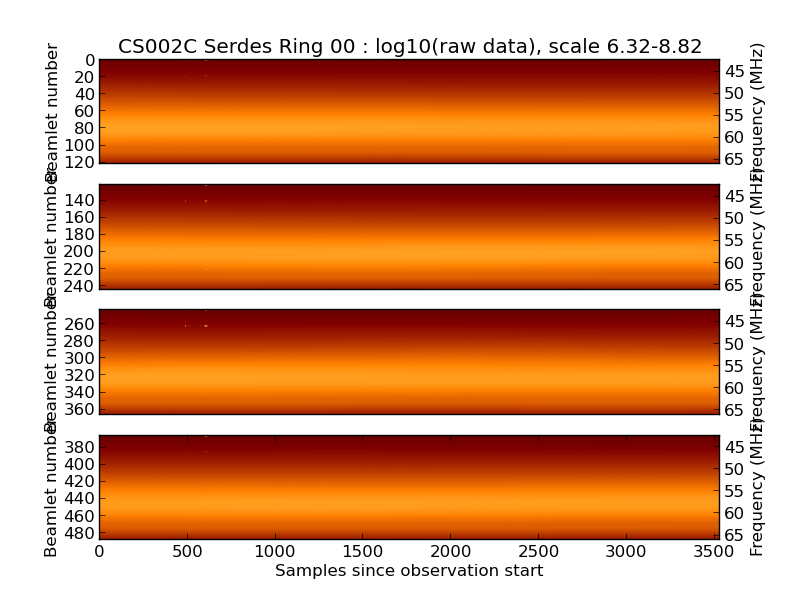
#> input picture data/beamlets_CS002C_00_04.png, 800 x 600 px
$ python main.py
#> lines starting #> are read from the running program, lines starting #| are printed output that depends on the picture; after the words box and inside, x2 and y2 are one past the last pixel; in counts of white or black regions, pixels touching at a corner belong together
### utils.py
from PIL import Image
import numpy as np
import pylab as pl
from scipy import signal


class LoData():

    def __init__(self, filepath):

        self.filepath = filepath

    def read_png(self):

        self.open_png()
        self.mask_png()
        self.find_nbeams()
        self.get_corners()
        self.extract_data()

        return


    def open_png(self):

        im = Image.open(self.filepath)
#> im is the input picture: PIL image 800x600 RGBA; mean R, G, B, A 215.1, 150.6, 111.4, 255
        im = np.array(im)
        im = im[:,:,0:3]
#> im: shape (600, 800, 3)

        self.im = im

        return


    def mask_png(self):

        ref = self.im[:,:,0]
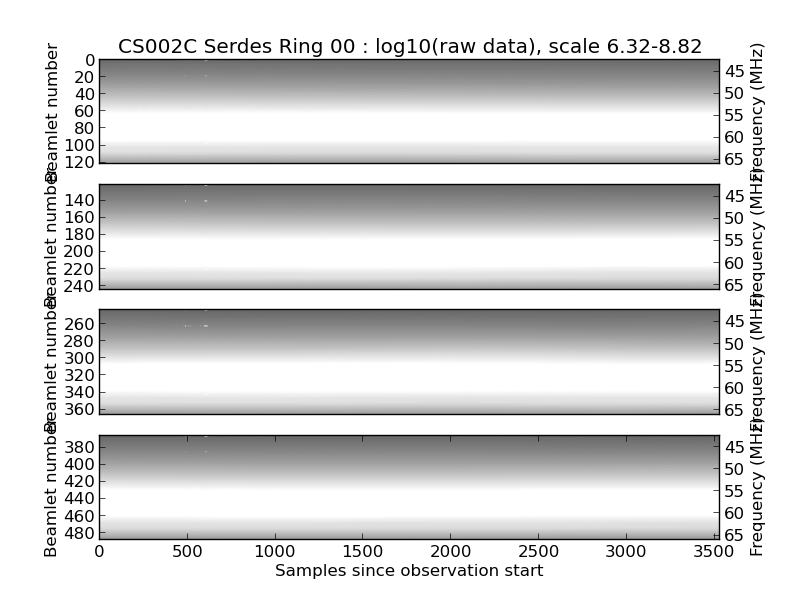
#> ref: shape (600, 800); min 0, max 255, mean 215.1
        ref = np.tile(ref[:, :, np.newaxis], (1,1,3))
#> ref: shape (600, 800, 3)

        mask = np.zeros([self.im.shape[0],self.im.shape[1]])
        for i in range(0,self.im.shape[0]):
            for j in range(0,self.im.shape[1]):
                if np.all(self.im[i,j,:]==ref[i,j,:]): mask[i,j] = 1
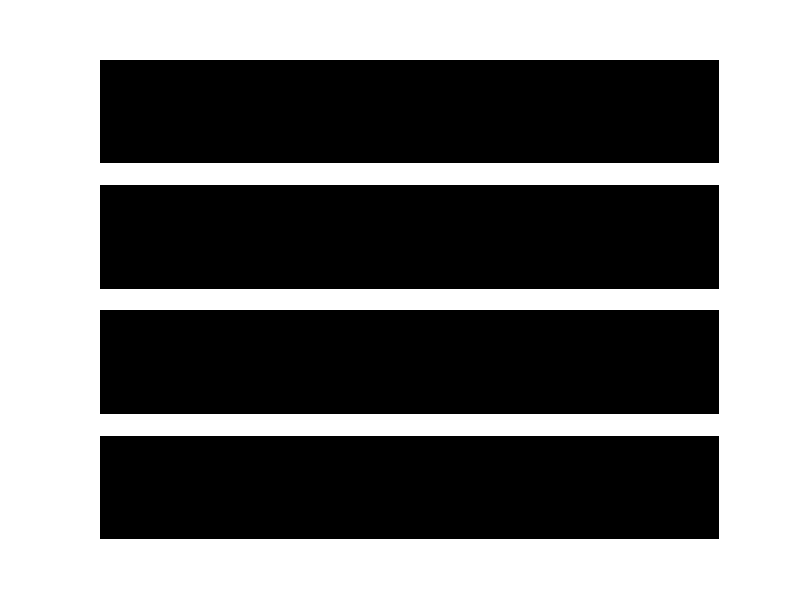
#> mask: shape (600, 800) float64; values 0 (black) and 1 (white), 46.6% white; 1 white region, box (x1, y1, x2, y2) and area: (0, 0, 800, 600) 223734

        i = 0
        while True:
            if not np.all(mask[i,:]==mask[i,0]):
                i0 = i
                break
            i+=1
#> after the loop, i = 60
        i = mask.shape[0]-1
#> i = 599
        while True:
            if not np.all(mask[i,:]==mask[i,0]):
                i1 = i
                break
            i-=1
#> after the loop, i = 538

        j = 0
        while True:
            if not np.all(mask[:,j]==mask[0,j]):
                j0 = j
                break
            j+=1
#> after the loop, j = 100
        j = mask.shape[1]-1
#> j = 799
        while True:
            if not np.all(mask[:,j]==mask[0,j]):
                j1 = j
                break
            j-=1
#> after the loop, j = 718

        self.mask = mask

        return


    def find_nbeams(self):

        frac = np.count_nonzero(self.mask)/(self.mask.shape[0]*self.mask.shape[1])
#> frac = 0.466
        if frac<0.40:
            nbeams=1
        elif frac<0.46:
            nbeams=2
        else:
            nbeams=4

        self.nbeams = nbeams

        return

    def get_corners(self):

        if self.nbeams==1:
            self.corners = [[[100,60],[618,478]]]
        if self.nbeams==2:
            self.corners = [[[100,60],[618,216]],[[100,322],[618,216]]]
        if self.nbeams==4:
            self.corners = [[[100,60],[618,102]],[[100,185],[618,102]],[[100,310],[618,102]],[[100,436],[618,102]]]

        return

    def extract_data(self):

        self.data = np.zeros((self.nbeams,102,618,3), dtype=int)
        for i in range(0,self.nbeams):
            x0 = self.corners[i][0][0]
            y0 = self.corners[i][0][1]
            dx = self.corners[i][1][0]
            dy = self.corners[i][1][1]

            data = self.im[y0:y0+dy,x0:x0+dx,:]

            if self.nbeams==4:
                self.data[i,:,:,:] = data
            elif self.nbeams!=4:
                downsampled = signal.resample(data, 102, axis=0)
                self.data[i,:,:,:] = downsampled.astype(int)
#> this loop made 4 passes
#> pass 1, in extract_data, `data = self.im[y0:y0+dy,x0:x0+dx,:]`:
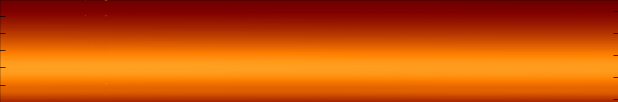
#> data: shape (102, 618, 3); mean R, G, B 200.9, 79.8, 5.1

        return


### main.py
from utils import *

filepath='./data/beamlets_CS002C_00_04.png'

lodata = LoData(filepath)
lodata.read_png()

$ run again, with data/beamlets_CS002C_00_01.png copied over data/beamlets_CS002C_00_04.png
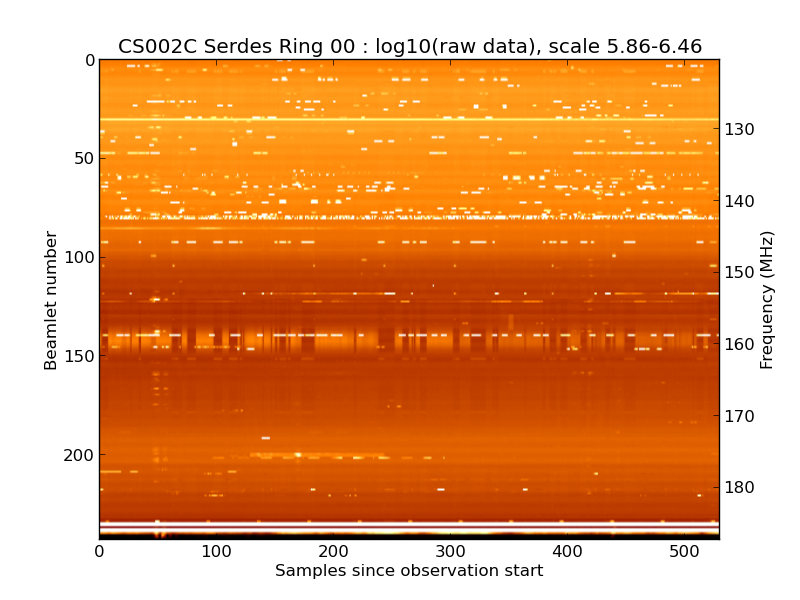
#> input picture data/beamlets_CS002C_00_01.png, 800 x 600 px
#> in open_png, im is the input picture: PIL image 800x600 RGBA; mean R, G, B, A 228.4, 157.3, 102.4, 255
#> im: shape (600, 800, 3)
#> after the loop in mask_png, `for i in range(0,self.im.shape[0]):`:
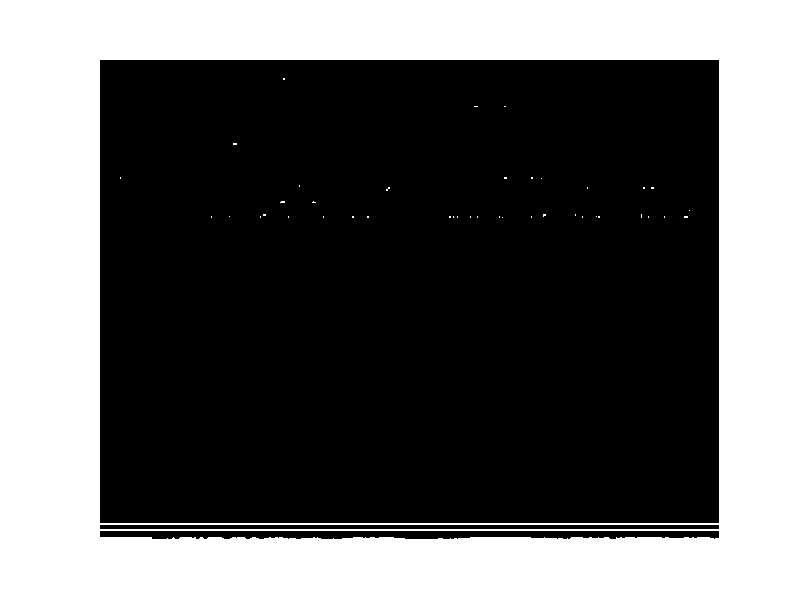
#> mask: shape (600, 800) float64; values 0 (black) and 1 (white), 38.9% white; 42 white regions (41 under 20 px), largest, box (x1, y1, x2, y2) and area: (0, 0, 800, 600) 186754
#> the loop in extract_data, `for i in range(0,self.nbeams):` made 1 pass
#> pass 1, in extract_data, `downsampled = signal.resample(data, 102, axis=0)`:
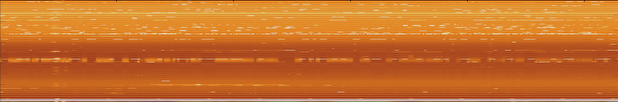
#> downsampled: shape (102, 618, 3) float64; mean R, G, B 219.7, 104.2, 15.2; drawn with min black and max white
